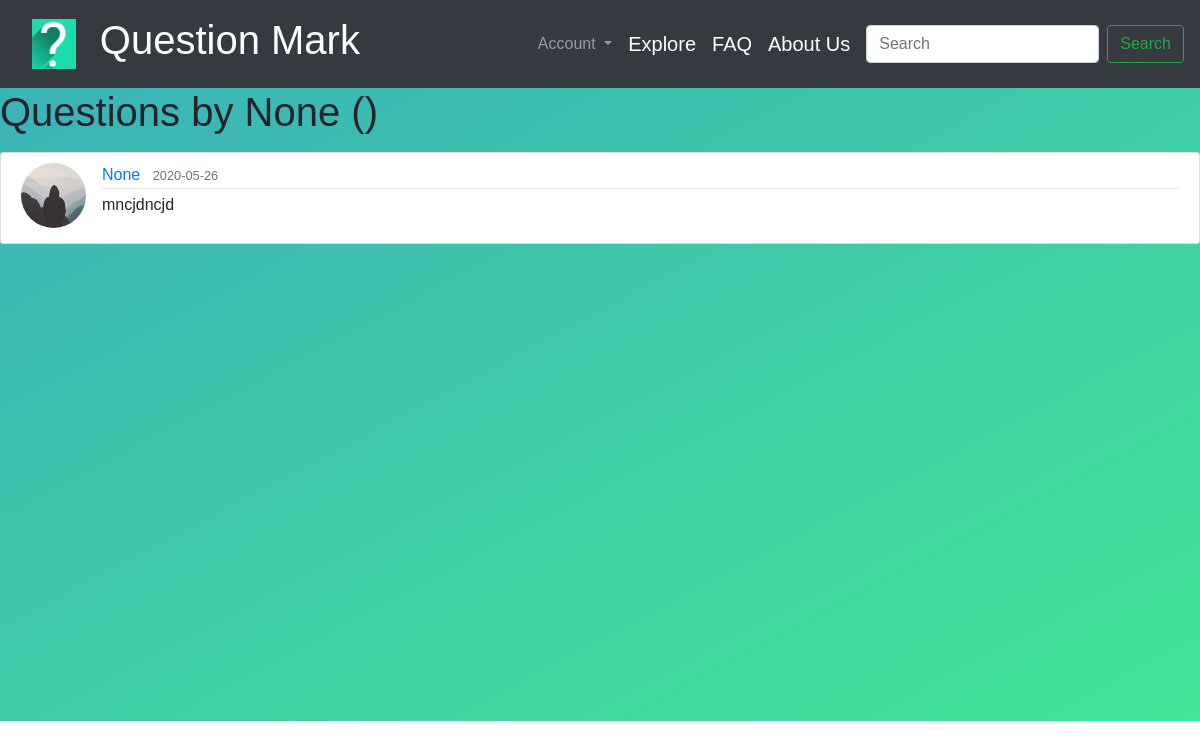
The app's page /questions (signed in) with its own data.
### Question_Mark/models.py (models this page shows, shortened)
class User(db.Model, UserMixin):
    id = db.Column(db.Integer, primary_key=True)
    first_name = db.Column(db.String(30), unique=False, nullable=False)
    last_name = db.Column(db.String(30), unique=False, nullable=False)
    username = db.Column(db.String(30), unique=True)
    email = db.Column(db.String(120), unique=True, nullable=False)
    image_file = db.Column(db.String(20), nullable=False, default='default.jpg')
    password = db.Column(db.String(60), nullable=False)
    questions = db.relationship('Questions', backref='author', lazy=True)

class Questions(db.Model):
    id = db.Column(db.Integer, primary_key=True)
    question = db.Column(db.Text, nullable=False)
    date_posted = db.Column(db.DateTime, nullable=False, default=datetime.utcnow)
    user_id = db.Column(db.Integer, db.ForeignKey('user.id'), nullable=False)

### Question_Mark/routes.py (the view)
@app.route("/questions", methods=['GET','POST'])
@login_required
def questions():
        user = User.query.filter_by(username=current_user.username).first_or_404()
        quest = Questions.query.filter_by(author=user)\
                .order_by(Questions.date_posted.desc())
        return render_template('questions.html', title='My Questions', user=user, quest=quest)

### Question_Mark/models.py (called while the page is built)
@login_manager.user_loader
def load_user(user_id):
    return User.query.get(int(user_id))

### Question_Mark/templates/questions.html
{% extends "layout.html" %}
{% block head %}
<link rel="stylesheet" href={{ url_for('static', filename='style_questions.css') }}>
{% endblock head %}
{% block content %}
<h1 class="mb-3">Questions by {{ user.username }} ({{ quest.total }})</h1>
{% for item in quest %}
<article class="media content-section">
    <img class="rounded-circle article-img" src="{{ url_for('static', filename='default.jpg') }}">
    <div class="media-body">
        <div class="article-metadata">
            <a class="mr-2" href="#">{{ item.author.username }}</a>
            <small class="text-muted">{{ item.date_posted.strftime('%Y-%m-%d') }}</small>
        </div>
        <p class="article-content">{{ item.question }}</p>
    </div>
</article>
{% endfor %}
{% endblock content %}

### Question_Mark/static/style_questions.css (style rules this page uses)
.content-section { background: #ffffff; padding: 10px 20px; border: 1px solid #dddddd; border-radius: 3px; margin-bottom: 20px; }
.article-content { white-space: pre-line; }
.article-img { height: 65px; width: 65px; margin-right: 16px; }
.article-metadata { padding-bottom: 1px; margin-bottom: 4px; border-bottom: 1px solid #e3e3e3 }

### Question_Mark/templates/layout.html (style rules this page uses)
body { box-sizing: border-box; font-family: sans-serif; }

### records on screen
User: username "None"
Questions: author.username "None", date_posted "2020-05-26", question "mncjdncjd"
